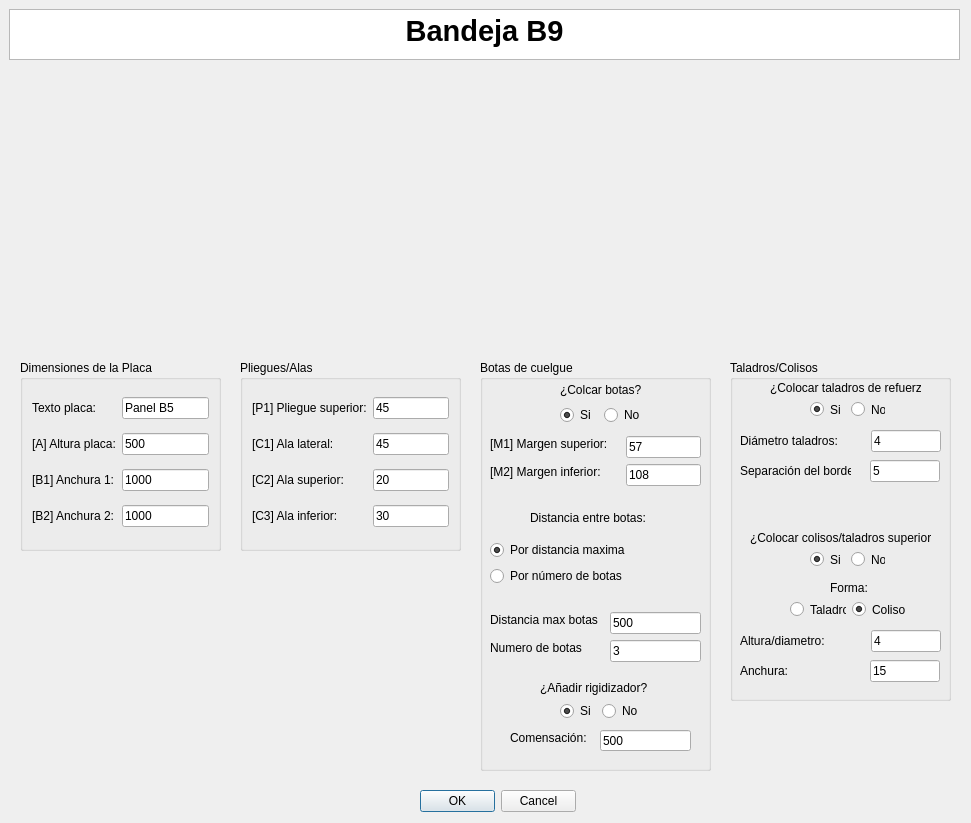
<?xml version="1.0" encoding="UTF-8"?>
<ui version="4.0">
 <class>MyPositionDialog</class>
 <widget class="QDialog" name="MyPositionDialog">
  <property name="geometry">
   <rect>
    <x>0</x>
    <y>0</y>
    <width>971</width>
    <height>823</height>
   </rect>
  </property>
  <property name="windowTitle">
   <string>Enter Position</string>
  </property>
  <property name="whatsThis">
   <string>&lt;html&gt;&lt;head/&gt;&lt;body&gt;&lt;p&gt;Esta ventana de KSDpanel te permite introducir todas las medidas correspondientes del panel seleccionado.&lt;/p&gt;&lt;p&gt;Recuerda que todas las medidas deben de ir en milimetros (mm).&lt;/p&gt;&lt;/body&gt;&lt;/html&gt;</string>
  </property>
  <widget class="QDialogButtonBox" name="buttonBox">
   <property name="geometry">
    <rect>
     <x>420</x>
     <y>790</y>
     <width>156</width>
     <height>23</height>
    </rect>
   </property>
   <property name="orientation">
    <enum>Qt::Horizontal</enum>
   </property>
   <property name="standardButtons">
    <set>QDialogButtonBox::Cancel|QDialogButtonBox::Ok</set>
   </property>
  </widget>
  <widget class="QTextBrowser" name="textBrowser">
   <property name="geometry">
    <rect>
     <x>9</x>
     <y>9</y>
     <width>951</width>
     <height>51</height>
    </rect>
   </property>
   <property name="html">
    <string>&lt;!DOCTYPE HTML PUBLIC &quot;-//W3C//DTD HTML 4.0//EN&quot; &quot;http://www.w3.org/TR/REC-html40/strict.dtd&quot;&gt;
&lt;html&gt;&lt;head&gt;&lt;meta name=&quot;qrichtext&quot; content=&quot;1&quot; /&gt;&lt;style type=&quot;text/css&quot;&gt;
p, li { white-space: pre-wrap; }
&lt;/style&gt;&lt;/head&gt;&lt;body style=&quot; font-family:'MS Shell Dlg 2'; font-size:8.25pt; font-weight:400; font-style:normal;&quot;&gt;
&lt;p align=&quot;center&quot; style=&quot; margin-top:0px; margin-bottom:0px; margin-left:0px; margin-right:0px; -qt-block-indent:0; text-indent:0px;&quot;&gt;&lt;span style=&quot; font-size:22pt; font-weight:600;&quot;&gt;Bandeja B9&lt;/span&gt;&lt;/p&gt;&lt;/body&gt;&lt;/html&gt;</string>
   </property>
  </widget>
  <widget class="QGroupBox" name="groupBox">
   <property name="geometry">
    <rect>
     <x>480</x>
     <y>360</y>
     <width>231</width>
     <height>411</height>
    </rect>
   </property>
   <property name="styleSheet">
    <string notr="true">font: 10pt &quot;MS Shell Dlg 2&quot;;</string>
   </property>
   <property name="title">
    <string>Botas de cuelgue</string>
   </property>
   <widget class="QLineEdit" name="numeroBotasUI">
    <property name="geometry">
     <rect>
      <x>130</x>
      <y>280</y>
      <width>91</width>
      <height>22</height>
     </rect>
    </property>
    <property name="text">
     <string>3</string>
    </property>
   </widget>
   <widget class="QLineEdit" name="distanciaEntreBotasUI">
    <property name="geometry">
     <rect>
      <x>130</x>
      <y>252</y>
      <width>91</width>
      <height>22</height>
     </rect>
    </property>
    <property name="text">
     <string>500</string>
    </property>
   </widget>
   <widget class="QLabel" name="label_7">
    <property name="geometry">
     <rect>
      <x>10</x>
      <y>280</y>
      <width>98</width>
      <height>16</height>
     </rect>
    </property>
    <property name="text">
     <string>Numero de botas</string>
    </property>
   </widget>
   <widget class="QLabel" name="label_6">
    <property name="geometry">
     <rect>
      <x>10</x>
      <y>252</y>
      <width>114</width>
      <height>16</height>
     </rect>
    </property>
    <property name="text">
     <string>Distancia max botas</string>
    </property>
   </widget>
   <widget class="QLabel" name="label_3">
    <property name="geometry">
     <rect>
      <x>10</x>
      <y>76</y>
      <width>130</width>
      <height>16</height>
     </rect>
    </property>
    <property name="text">
     <string>[M1] Margen superior:</string>
    </property>
   </widget>
   <widget class="QLabel" name="label_5">
    <property name="geometry">
     <rect>
      <x>10</x>
      <y>104</y>
      <width>124</width>
      <height>16</height>
     </rect>
    </property>
    <property name="text">
     <string>[M2] Margen inferior:</string>
    </property>
   </widget>
   <widget class="QLineEdit" name="margenAUI">
    <property name="geometry">
     <rect>
      <x>146</x>
      <y>76</y>
      <width>75</width>
      <height>22</height>
     </rect>
    </property>
    <property name="text">
     <string>57</string>
    </property>
   </widget>
   <widget class="QLineEdit" name="margenBUI">
    <property name="geometry">
     <rect>
      <x>146</x>
      <y>104</y>
      <width>75</width>
      <height>22</height>
     </rect>
    </property>
    <property name="text">
     <string>108</string>
    </property>
   </widget>
   <widget class="QLabel" name="label_10">
    <property name="geometry">
     <rect>
      <x>50</x>
      <y>150</y>
      <width>125</width>
      <height>16</height>
     </rect>
    </property>
    <property name="text">
     <string>Distancia entre botas:</string>
    </property>
   </widget>
   <widget class="QWidget" name="layoutWidget">
    <property name="geometry">
     <rect>
      <x>80</x>
      <y>21</y>
      <width>85</width>
      <height>44</height>
     </rect>
    </property>
    <layout class="QGridLayout" name="gridLayout">
     <item row="0" column="0" colspan="2">
      <widget class="QLabel" name="label_2">
       <property name="mouseTracking">
        <bool>false</bool>
       </property>
       <property name="text">
        <string>¿Colcar botas?</string>
       </property>
       <property name="buddy">
        <cstring>label_2</cstring>
       </property>
      </widget>
     </item>
     <item row="1" column="0">
      <widget class="QRadioButton" name="crearBotasUI">
       <property name="text">
        <string>Si</string>
       </property>
       <property name="checked">
        <bool>true</bool>
       </property>
      </widget>
     </item>
     <item row="1" column="1">
      <widget class="QRadioButton" name="noCrearBotasUI">
       <property name="text">
        <string>No</string>
       </property>
      </widget>
     </item>
    </layout>
   </widget>
   <widget class="QWidget" name="layoutWidget">
    <property name="geometry">
     <rect>
      <x>10</x>
      <y>180</y>
      <width>147</width>
      <height>48</height>
     </rect>
    </property>
    <layout class="QVBoxLayout" name="verticalLayout">
     <item>
      <widget class="QRadioButton" name="parametroBotasUI_3">
       <property name="text">
        <string>Por distancia maxima</string>
       </property>
       <property name="checked">
        <bool>true</bool>
       </property>
      </widget>
     </item>
     <item>
      <widget class="QRadioButton" name="parametroBotasUI">
       <property name="text">
        <string>Por número de botas</string>
       </property>
      </widget>
     </item>
    </layout>
   </widget>
   <widget class="QLabel" name="label_23">
    <property name="geometry">
     <rect>
      <x>60</x>
      <y>320</y>
      <width>121</width>
      <height>16</height>
     </rect>
    </property>
    <property name="text">
     <string>¿Añadir rigidizador?</string>
    </property>
   </widget>
   <widget class="QWidget" name="layoutWidget_2">
    <property name="geometry">
     <rect>
      <x>80</x>
      <y>340</y>
      <width>80</width>
      <height>22</height>
     </rect>
    </property>
    <layout class="QHBoxLayout" name="horizontalLayout_4">
     <item>
      <widget class="QRadioButton" name="crearRigidizadorUI">
       <property name="text">
        <string>Si</string>
       </property>
       <property name="checked">
        <bool>true</bool>
       </property>
      </widget>
     </item>
     <item>
      <widget class="QRadioButton" name="noCrearRigidizadorUI">
       <property name="text">
        <string>No</string>
       </property>
      </widget>
     </item>
    </layout>
   </widget>
   <widget class="QLineEdit" name="compensacionGrosorCompositeUI">
    <property name="geometry">
     <rect>
      <x>120</x>
      <y>370</y>
      <width>91</width>
      <height>21</height>
     </rect>
    </property>
    <property name="text">
     <string>500</string>
    </property>
   </widget>
   <widget class="QLabel" name="label_24">
    <property name="geometry">
     <rect>
      <x>30</x>
      <y>370</y>
      <width>91</width>
      <height>16</height>
     </rect>
    </property>
    <property name="text">
     <string>Comensación:</string>
    </property>
   </widget>
  </widget>
  <widget class="QGroupBox" name="groupBox_2">
   <property name="geometry">
    <rect>
     <x>240</x>
     <y>360</y>
     <width>221</width>
     <height>191</height>
    </rect>
   </property>
   <property name="styleSheet">
    <string notr="true">font: 10pt &quot;MS Shell Dlg 2&quot;;</string>
   </property>
   <property name="title">
    <string>Pliegues/Alas</string>
   </property>
   <layout class="QGridLayout" name="gridLayout_2">
    <item row="4" column="1">
     <widget class="QLineEdit" name="alaInferiorUI">
      <property name="text">
       <string>30</string>
      </property>
     </widget>
    </item>
    <item row="3" column="0">
     <widget class="QLabel" name="label_11">
      <property name="text">
       <string>[C2] Ala superior:</string>
      </property>
     </widget>
    </item>
    <item row="3" column="1">
     <widget class="QLineEdit" name="alaSuperiorUI">
      <property name="text">
       <string>20</string>
      </property>
     </widget>
    </item>
    <item row="2" column="1">
     <widget class="QLineEdit" name="alaIzquierdaUI">
      <property name="text">
       <string>45</string>
      </property>
     </widget>
    </item>
    <item row="2" column="0">
     <widget class="QLabel" name="label_9">
      <property name="text">
       <string>[C1] Ala lateral:</string>
      </property>
     </widget>
    </item>
    <item row="0" column="0">
     <widget class="QLabel" name="label_13">
      <property name="text">
       <string>[P1] Pliegue superior:</string>
      </property>
     </widget>
    </item>
    <item row="0" column="1">
     <widget class="QLineEdit" name="pliegueSuperiorUI">
      <property name="text">
       <string>45</string>
      </property>
     </widget>
    </item>
    <item row="4" column="0">
     <widget class="QLabel" name="label_12">
      <property name="text">
       <string>[C3] Ala inferior:</string>
      </property>
     </widget>
    </item>
   </layout>
  </widget>
  <widget class="QLabel" name="imagenPanelUI">
   <property name="geometry">
    <rect>
     <x>220</x>
     <y>70</y>
     <width>521</width>
     <height>281</height>
    </rect>
   </property>
   <property name="text">
    <string/>
   </property>
   <property name="pixmap">
    <pixmap>../imagenes/REF_BH9cotas.jpg</pixmap>
   </property>
   <property name="scaledContents">
    <bool>true</bool>
   </property>
   <property name="wordWrap">
    <bool>false</bool>
   </property>
   <property name="margin">
    <number>0</number>
   </property>
   <property name="openExternalLinks">
    <bool>false</bool>
   </property>
  </widget>
  <widget class="QGroupBox" name="groupBox_3">
   <property name="geometry">
    <rect>
     <x>20</x>
     <y>360</y>
     <width>201</width>
     <height>191</height>
    </rect>
   </property>
   <property name="styleSheet">
    <string notr="true">font: 10pt &quot;MS Shell Dlg 2&quot;;</string>
   </property>
   <property name="title">
    <string>Dimensiones de la Placa</string>
   </property>
   <layout class="QGridLayout" name="gridLayout_3">
    <item row="2" column="1">
     <widget class="QLineEdit" name="anchura1UI">
      <property name="text">
       <string>1000</string>
      </property>
     </widget>
    </item>
    <item row="0" column="1">
     <widget class="QLineEdit" name="textoDescriptivoA0UI">
      <property name="text">
       <string>Panel B5</string>
      </property>
     </widget>
    </item>
    <item row="1" column="0">
     <widget class="QLabel" name="label_8">
      <property name="text">
       <string>[A] Altura placa:</string>
      </property>
     </widget>
    </item>
    <item row="0" column="0">
     <widget class="QLabel" name="label">
      <property name="text">
       <string>Texto placa:</string>
      </property>
     </widget>
    </item>
    <item row="2" column="0">
     <widget class="QLabel" name="label_4">
      <property name="text">
       <string>[B1] Anchura 1:</string>
      </property>
     </widget>
    </item>
    <item row="1" column="1">
     <widget class="QLineEdit" name="alturaPlacaUI">
      <property name="text">
       <string>500</string>
      </property>
     </widget>
    </item>
    <item row="3" column="0">
     <widget class="QLabel" name="label_22">
      <property name="text">
       <string>[B2] Anchura 2:</string>
      </property>
     </widget>
    </item>
    <item row="3" column="1">
     <widget class="QLineEdit" name="anchura2UI">
      <property name="text">
       <string>1000</string>
      </property>
     </widget>
    </item>
   </layout>
  </widget>
  <widget class="QGroupBox" name="groupBox_4">
   <property name="geometry">
    <rect>
     <x>730</x>
     <y>360</y>
     <width>221</width>
     <height>341</height>
    </rect>
   </property>
   <property name="title">
    <string>Taladros/Colisos</string>
   </property>
   <widget class="QLabel" name="label_15">
    <property name="geometry">
     <rect>
      <x>40</x>
      <y>20</y>
      <width>151</width>
      <height>16</height>
     </rect>
    </property>
    <property name="text">
     <string>¿Colocar taladros de refuerzo?</string>
    </property>
   </widget>
   <widget class="QLabel" name="label_16">
    <property name="geometry">
     <rect>
      <x>10</x>
      <y>70</y>
      <width>125</width>
      <height>22</height>
     </rect>
    </property>
    <property name="text">
     <string>Diámetro taladros:</string>
    </property>
   </widget>
   <widget class="QLineEdit" name="diametroTaladrosUI">
    <property name="geometry">
     <rect>
      <x>141</x>
      <y>70</y>
      <width>70</width>
      <height>22</height>
     </rect>
    </property>
    <property name="text">
     <string>4</string>
    </property>
   </widget>
   <widget class="QLineEdit" name="distanciaBordeUI">
    <property name="geometry">
     <rect>
      <x>140</x>
      <y>100</y>
      <width>70</width>
      <height>22</height>
     </rect>
    </property>
    <property name="text">
     <string>5</string>
    </property>
   </widget>
   <widget class="QLabel" name="label_17">
    <property name="geometry">
     <rect>
      <x>10</x>
      <y>100</y>
      <width>111</width>
      <height>21</height>
     </rect>
    </property>
    <property name="text">
     <string>Separación del borde:</string>
    </property>
   </widget>
   <widget class="QLabel" name="label_18">
    <property name="geometry">
     <rect>
      <x>20</x>
      <y>170</y>
      <width>181</width>
      <height>16</height>
     </rect>
    </property>
    <property name="text">
     <string>¿Colocar colisos/taladros superiores?</string>
    </property>
   </widget>
   <widget class="QLabel" name="label_19">
    <property name="geometry">
     <rect>
      <x>100</x>
      <y>220</y>
      <width>41</width>
      <height>16</height>
     </rect>
    </property>
    <property name="text">
     <string>Forma:</string>
    </property>
   </widget>
   <widget class="QLineEdit" name="anchuraColisoUI">
    <property name="geometry">
     <rect>
      <x>140</x>
      <y>300</y>
      <width>70</width>
      <height>22</height>
     </rect>
    </property>
    <property name="text">
     <string>15</string>
    </property>
   </widget>
   <widget class="QLineEdit" name="alturaColisoUI">
    <property name="geometry">
     <rect>
      <x>141</x>
      <y>270</y>
      <width>70</width>
      <height>22</height>
     </rect>
    </property>
    <property name="text">
     <string>4</string>
    </property>
   </widget>
   <widget class="QLabel" name="label_20">
    <property name="geometry">
     <rect>
      <x>10</x>
      <y>300</y>
      <width>111</width>
      <height>21</height>
     </rect>
    </property>
    <property name="text">
     <string>Anchura:</string>
    </property>
   </widget>
   <widget class="QLabel" name="label_21">
    <property name="geometry">
     <rect>
      <x>10</x>
      <y>270</y>
      <width>125</width>
      <height>22</height>
     </rect>
    </property>
    <property name="text">
     <string>Altura/diametro:</string>
    </property>
   </widget>
   <widget class="QWidget" name="layoutWidget">
    <property name="geometry">
     <rect>
      <x>80</x>
      <y>40</y>
      <width>75</width>
      <height>19</height>
     </rect>
    </property>
    <layout class="QHBoxLayout" name="horizontalLayout">
     <item>
      <widget class="QRadioButton" name="crearTaladrosUI">
       <property name="text">
        <string>Si</string>
       </property>
       <property name="checked">
        <bool>true</bool>
       </property>
      </widget>
     </item>
     <item>
      <widget class="QRadioButton" name="noCrearTaladrosUI">
       <property name="text">
        <string>No</string>
       </property>
      </widget>
     </item>
    </layout>
   </widget>
   <widget class="QWidget" name="layoutWidget">
    <property name="geometry">
     <rect>
      <x>80</x>
      <y>190</y>
      <width>75</width>
      <height>19</height>
     </rect>
    </property>
    <layout class="QHBoxLayout" name="horizontalLayout_2">
     <item>
      <widget class="QRadioButton" name="crearColisoUI">
       <property name="text">
        <string>Si</string>
       </property>
       <property name="checked">
        <bool>true</bool>
       </property>
      </widget>
     </item>
     <item>
      <widget class="QRadioButton" name="noCrearColisoUI">
       <property name="text">
        <string>No</string>
       </property>
      </widget>
     </item>
    </layout>
   </widget>
   <widget class="QWidget" name="layoutWidget">
    <property name="geometry">
     <rect>
      <x>60</x>
      <y>240</y>
      <width>118</width>
      <height>19</height>
     </rect>
    </property>
    <layout class="QHBoxLayout" name="horizontalLayout_3">
     <item>
      <widget class="QRadioButton" name="taladroColisoUI">
       <property name="text">
        <string>Taladro</string>
       </property>
      </widget>
     </item>
     <item>
      <widget class="QRadioButton" name="colisoColisoUI">
       <property name="text">
        <string>Coliso</string>
       </property>
       <property name="checked">
        <bool>true</bool>
       </property>
      </widget>
     </item>
    </layout>
   </widget>
  </widget>
  <zorder>groupBox_2</zorder>
  <zorder>groupBox</zorder>
  <zorder>buttonBox</zorder>
  <zorder>textBrowser</zorder>
  <zorder>imagenPanelUI</zorder>
  <zorder>groupBox_3</zorder>
  <zorder>groupBox_4</zorder>
 </widget>
 <resources/>
 <connections>
  <connection>
   <sender>buttonBox</sender>
   <signal>accepted()</signal>
   <receiver>MyPositionDialog</receiver>
   <slot>accept()</slot>
   <hints>
    <hint type="sourcelabel">
     <x>248</x>
     <y>254</y>
    </hint>
    <hint type="destinationlabel">
     <x>157</x>
     <y>274</y>
    </hint>
   </hints>
  </connection>
  <connection>
   <sender>buttonBox</sender>
   <signal>rejected()</signal>
   <receiver>MyPositionDialog</receiver>
   <slot>reject()</slot>
   <hints>
    <hint type="sourcelabel">
     <x>316</x>
     <y>260</y>
    </hint>
    <hint type="destinationlabel">
     <x>286</x>
     <y>274</y>
    </hint>
   </hints>
  </connection>
 </connections>
</ui>
